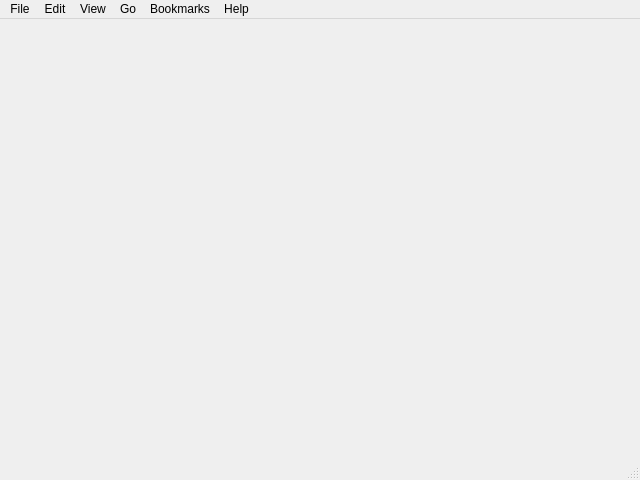
<?xml version="1.0" encoding="UTF-8"?>
<ui version="4.0">
 <class>NCloneQMainWindow</class>
 <widget class="QMainWindow" name="NCloneQMainWindow">
  <property name="geometry">
   <rect>
    <x>0</x>
    <y>0</y>
    <width>640</width>
    <height>480</height>
   </rect>
  </property>
  <property name="windowTitle">
   <string>NClone</string>
  </property>
  <widget class="QWidget" name="centralwidget"/>
  <widget class="QMenuBar" name="menubar">
   <property name="geometry">
    <rect>
     <x>0</x>
     <y>0</y>
     <width>640</width>
     <height>24</height>
    </rect>
   </property>
   <widget class="QMenu" name="menuNew_Tab">
    <property name="title">
     <string>File</string>
    </property>
    <addaction name="actionNew_Tab"/>
    <addaction name="actionNew_Window"/>
    <addaction name="actionCreate_New_Folder"/>
    <addaction name="actionCreate_New_Document"/>
    <addaction name="separator"/>
    <addaction name="actionConnect_to_Server"/>
    <addaction name="separator"/>
    <addaction name="actionProperties"/>
    <addaction name="separator"/>
    <addaction name="actionClose_All_Windows"/>
    <addaction name="actionClose"/>
   </widget>
   <widget class="QMenu" name="menuEdit">
    <property name="title">
     <string>Edit</string>
    </property>
    <addaction name="actionUndo"/>
    <addaction name="actionRedo"/>
    <addaction name="separator"/>
    <addaction name="actionCut"/>
    <addaction name="actionCopy"/>
    <addaction name="actionPaste"/>
    <addaction name="separator"/>
    <addaction name="actionSelect_All"/>
    <addaction name="actionSelect_Items_Matching"/>
    <addaction name="actionInvert_Selection"/>
    <addaction name="separator"/>
    <addaction name="actionDuplicate"/>
    <addaction name="actionMake_Links"/>
    <addaction name="actionRename"/>
    <addaction name="actionCopy_to"/>
    <addaction name="separator"/>
    <addaction name="actionMove_to_Trash"/>
    <addaction name="separator"/>
    <addaction name="actionPreferences"/>
   </widget>
   <widget class="QMenu" name="menuView">
    <property name="title">
     <string>View</string>
    </property>
    <addaction name="actionStop"/>
    <addaction name="actionReload"/>
    <addaction name="separator"/>
    <addaction name="actionSidebar"/>
    <addaction name="actionMain_Toolbar"/>
    <addaction name="actionStatusbar"/>
    <addaction name="actionExtra_Pane"/>
    <addaction name="separator"/>
    <addaction name="actionReset_View_to_Defaults"/>
    <addaction name="actionShow_Hidden_Files"/>
    <addaction name="separator"/>
    <addaction name="actionArrange_Items"/>
    <addaction name="actionOrganize_by_Name"/>
    <addaction name="separator"/>
    <addaction name="actionZoom_In"/>
    <addaction name="actionZoom_Out"/>
    <addaction name="actionNormal_Size"/>
    <addaction name="separator"/>
    <addaction name="actionIcons"/>
    <addaction name="actionList"/>
    <addaction name="actionCompact"/>
   </widget>
   <widget class="QMenu" name="menuGo">
    <property name="title">
     <string>Go</string>
    </property>
    <addaction name="actionOpen_Parent"/>
    <addaction name="actionBack"/>
    <addaction name="actionForward"/>
    <addaction name="actionSame_Location_as_Other_Pane"/>
    <addaction name="separator"/>
    <addaction name="actionHome"/>
    <addaction name="actionComputer"/>
    <addaction name="actionTemplates"/>
    <addaction name="actionTrash"/>
    <addaction name="actionNetwork"/>
    <addaction name="actionLocation"/>
    <addaction name="actionSearch_for_Files"/>
   </widget>
   <widget class="QMenu" name="menuBookmarks">
    <property name="title">
     <string>Bookmarks</string>
    </property>
    <addaction name="actionAdd_Bookmark"/>
    <addaction name="actionEdit_Bookmarks"/>
    <addaction name="separator"/>
   </widget>
   <widget class="QMenu" name="menuHelp">
    <property name="title">
     <string>Help</string>
    </property>
    <addaction name="actionAll_Topics"/>
    <addaction name="actionSearch_for_Files_2"/>
    <addaction name="actionSort_files_and_folders"/>
    <addaction name="actionFind_a_lost_file"/>
    <addaction name="actionShare_and_transfer_files"/>
    <addaction name="separator"/>
    <addaction name="actionAbout"/>
   </widget>
   <addaction name="menuNew_Tab"/>
   <addaction name="menuEdit"/>
   <addaction name="menuView"/>
   <addaction name="menuGo"/>
   <addaction name="menuBookmarks"/>
   <addaction name="menuHelp"/>
  </widget>
  <widget class="QStatusBar" name="statusbar"/>
  <action name="actionNew_Tab">
   <property name="text">
    <string>New Tab</string>
   </property>
  </action>
  <action name="actionNew_Window">
   <property name="text">
    <string>New Window</string>
   </property>
  </action>
  <action name="actionCreate_New_Folder">
   <property name="text">
    <string>Create New Folder</string>
   </property>
  </action>
  <action name="actionCreate_New_Document">
   <property name="text">
    <string>Create New Document</string>
   </property>
  </action>
  <action name="actionConnect_to_Server">
   <property name="text">
    <string>Connect to Server...</string>
   </property>
  </action>
  <action name="actionProperties">
   <property name="text">
    <string>Properties</string>
   </property>
  </action>
  <action name="actionClose_All_Windows">
   <property name="text">
    <string>Close All Windows</string>
   </property>
  </action>
  <action name="actionClose">
   <property name="text">
    <string>Close</string>
   </property>
  </action>
  <action name="actionUndo">
   <property name="text">
    <string>Undo</string>
   </property>
  </action>
  <action name="actionRedo">
   <property name="text">
    <string>Redo</string>
   </property>
  </action>
  <action name="actionCut">
   <property name="text">
    <string>Cut</string>
   </property>
  </action>
  <action name="actionCopy">
   <property name="text">
    <string>Copy</string>
   </property>
  </action>
  <action name="actionPaste">
   <property name="text">
    <string>Paste</string>
   </property>
  </action>
  <action name="actionSelect_All">
   <property name="text">
    <string>Select All</string>
   </property>
  </action>
  <action name="actionSelect_Items_Matching">
   <property name="text">
    <string>Select Items Matching...</string>
   </property>
  </action>
  <action name="actionInvert_Selection">
   <property name="text">
    <string>Invert Selection</string>
   </property>
  </action>
  <action name="actionDuplicate">
   <property name="text">
    <string>Duplicate</string>
   </property>
  </action>
  <action name="actionMake_Links">
   <property name="text">
    <string>Make Links</string>
   </property>
  </action>
  <action name="actionRename">
   <property name="text">
    <string>Rename...</string>
   </property>
  </action>
  <action name="actionCopy_to">
   <property name="text">
    <string>Copy to</string>
   </property>
  </action>
  <action name="actionMove_to_Trash">
   <property name="text">
    <string>Move to Trash</string>
   </property>
  </action>
  <action name="actionPreferences">
   <property name="text">
    <string>Preferences</string>
   </property>
  </action>
  <action name="actionStop">
   <property name="text">
    <string>Stop</string>
   </property>
  </action>
  <action name="actionReload">
   <property name="text">
    <string>Reload</string>
   </property>
  </action>
  <action name="actionSidebar">
   <property name="checkable">
    <bool>true</bool>
   </property>
   <property name="text">
    <string>Sidebar</string>
   </property>
  </action>
  <action name="actionMain_Toolbar">
   <property name="checkable">
    <bool>true</bool>
   </property>
   <property name="text">
    <string>Main Toolbar</string>
   </property>
  </action>
  <action name="actionStatusbar">
   <property name="checkable">
    <bool>true</bool>
   </property>
   <property name="text">
    <string>Statusbar</string>
   </property>
  </action>
  <action name="actionExtra_Pane">
   <property name="text">
    <string>Extra Pane</string>
   </property>
  </action>
  <action name="actionReset_View_to_Defaults">
   <property name="text">
    <string>Reset View to Defaults</string>
   </property>
  </action>
  <action name="actionShow_Hidden_Files">
   <property name="text">
    <string>Show Hidden Files</string>
   </property>
  </action>
  <action name="actionArrange_Items">
   <property name="text">
    <string>Arrange Items</string>
   </property>
  </action>
  <action name="actionOrganize_by_Name">
   <property name="text">
    <string>Organize by Name</string>
   </property>
  </action>
  <action name="actionZoom_In">
   <property name="text">
    <string>Zoom In</string>
   </property>
  </action>
  <action name="actionZoom_Out">
   <property name="text">
    <string>Zoom Out</string>
   </property>
  </action>
  <action name="actionNormal_Size">
   <property name="text">
    <string>Normal Size</string>
   </property>
  </action>
  <action name="actionIcons">
   <property name="text">
    <string>Icons</string>
   </property>
  </action>
  <action name="actionList">
   <property name="text">
    <string>List</string>
   </property>
  </action>
  <action name="actionCompact">
   <property name="text">
    <string>Compact</string>
   </property>
  </action>
  <action name="actionOpen_Parent">
   <property name="text">
    <string>Open Parent</string>
   </property>
  </action>
  <action name="actionBack">
   <property name="text">
    <string>Back</string>
   </property>
  </action>
  <action name="actionForward">
   <property name="text">
    <string>Forward</string>
   </property>
  </action>
  <action name="actionSame_Location_as_Other_Pane">
   <property name="text">
    <string>Same Location as Other Pane</string>
   </property>
  </action>
  <action name="actionHome">
   <property name="text">
    <string>Home</string>
   </property>
  </action>
  <action name="actionComputer">
   <property name="text">
    <string>Computer</string>
   </property>
  </action>
  <action name="actionTemplates">
   <property name="text">
    <string>Templates</string>
   </property>
  </action>
  <action name="actionTrash">
   <property name="text">
    <string>Trash</string>
   </property>
  </action>
  <action name="actionNetwork">
   <property name="text">
    <string>Network</string>
   </property>
  </action>
  <action name="actionLocation">
   <property name="text">
    <string>Location...</string>
   </property>
  </action>
  <action name="actionSearch_for_Files">
   <property name="text">
    <string>Search for Files...</string>
   </property>
  </action>
  <action name="actionAdd_Bookmark">
   <property name="text">
    <string>Add Bookmark</string>
   </property>
  </action>
  <action name="actionEdit_Bookmarks">
   <property name="text">
    <string>Edit Bookmarks...</string>
   </property>
  </action>
  <action name="actionAll_Topics">
   <property name="text">
    <string>All Topics</string>
   </property>
  </action>
  <action name="actionSearch_for_Files_2">
   <property name="text">
    <string>Search for Files</string>
   </property>
  </action>
  <action name="actionSort_files_and_folders">
   <property name="text">
    <string>Sort files and folders</string>
   </property>
  </action>
  <action name="actionFind_a_lost_file">
   <property name="text">
    <string>Find a lost file</string>
   </property>
  </action>
  <action name="actionShare_and_transfer_files">
   <property name="text">
    <string>Share and transfer files</string>
   </property>
  </action>
  <action name="actionAbout">
   <property name="text">
    <string>About</string>
   </property>
  </action>
 </widget>
 <resources/>
 <connections/>
</ui>
